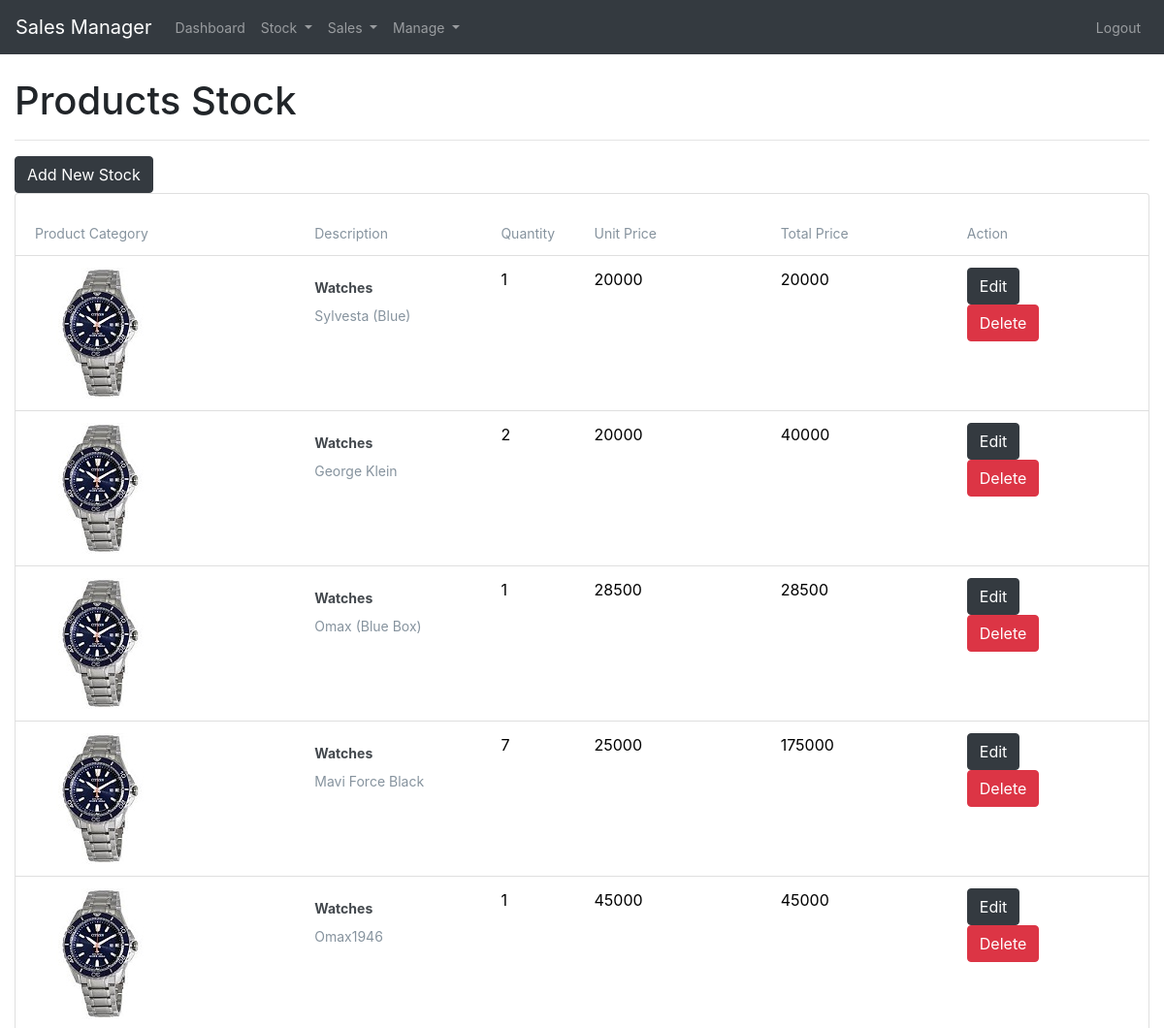
Before: /current_stock (signed in, upper part) with the older database file.
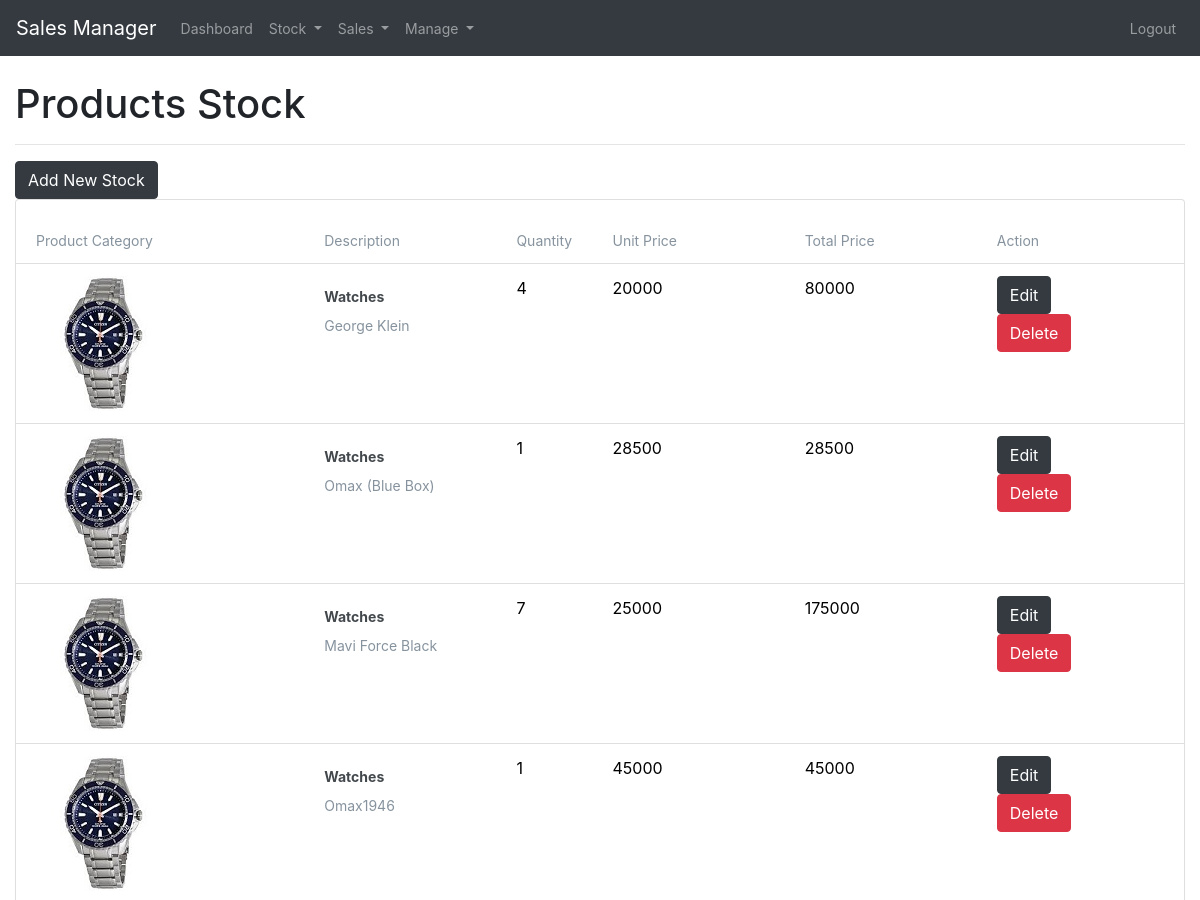
After: the same page with the newer database file.
### manage.py (models this page shows)
class Stock(db.Model):
    id =db.Column(db.Integer, primary_key=True)
    name = db.Column(db.String(100), nullable=False)
    category = db.Column(db.String(100), nullable=False)
    quantity = db.Column(db.Integer, nullable=False)
    unit_price = db.Column(db.Integer, nullable=False)
    total_price = db.Column(db.Integer, nullable=False)
    create_date = db.Column(db.DateTime, nullable=False)

### app.py (the view)
@app.route('/current_stock')
@is_logged_in
def current_stock():
    stocks = Stock.query.order_by(Stock.id.desc()).all()
    if len(stocks) > 0:
        return render_template('current_stock.html', stocks=stocks)
    else:
        msg = 'You Currently have NO Stock!'
        return render_template('dashboard.html', msg=msg)

### app.py (called while the page is built)
def is_logged_in(f):
    @wraps(f)
    def wrap(*args, **kwargs):
        if 'logged_in' in session:
            return f(*args, **kwargs)
        else:
            flash('Unathorized! Please login', 'danger')
            return redirect(url_for('login'))
    return wrap

### templates/current_stock.html (shortened to what this page needs)
{% extends 'layout.html' %}
{% block body %}
<div class="container-fluid">
  <h1>Products Stock</h1>
  <hr>
  <a class="btn btn-dark" href="/add_stock">Add New Stock </a>
   <ul class="list-group">
       <li class="list-group-item">
          <div class = "row">
             <div class="col-sm-3 col-xs-3 description">
               <span>Product Category</span>
             </div>
             <div class="col-sm-2 col-xs-2 description">
               <span>Description</span>
             </div>
             <div class="col-sm-1 col-xs-1 description">
               <span>Quantity</span>
             </div>
             <div class="col-sm-2 col-xs-2 description">
               <span>Unit Price</span>
             </div>
             <div class="col-sm-2 col-xs-2 description">
               <span>Total Price</span>
             </div>
             <div class="col-sm-2 col-xs-2 description data-toggle="modal" data-target="#details_1"">
               <span>Action</span>
             </div>
          </div>
        </li>
    {% for stock in stocks %}
      <li class="list-group-item">
        <div class = "row">
           <div class="col-sm-3 ">
             <img class = "picture" src="/static/img/{{stock.category}}.jpg" alt="stock" />
           </div>
           <div class="col-sm-2 description">
             <span>{{stock.category}}</span>
             <span>{{stock.name}}</span>
           </div>
           <div class="col-sm-1">
             <span>{{stock.quantity}}</span>
           </div>
           <div class="col-sm-2">
             <span>{{stock.unit_price}}</span>
           </div>
           <div class="col-sm-2">
             <span>{{stock.total_price}}</span>
           </div>
           <div class="col-sm-2">
             <span><a class="btn btn-dark" href="/edit_stock/{{stock.id}}">Edit </a></span>
             <span>
               <form action="{{url_for('delete_stock', id=stock.id)}}" method ="post" >
                  <input type ="submit" value ="Delete" class="btn btn-danger">
               </form>
             </span>
           </div>
        </div>
      </li>
    {% endfor %}
   </ul>
</div>
{% endblock %}

### templates/layout.html (shortened to what this page needs)
<!DOCTYPE html>
<html>
  <head>
    <link rel="stylesheet" type = "text/css" href="https://stackpath.bootstrapcdn.com/bootstrap/4.1.1/css/bootstrap.min.css">
    <link rel="stylesheet" type = "text/css" href="{{ url_for('static', filename= 'css/style.css') }}">
    <link rel="stylesheet" type = "text/css" href="{{ url_for('static', filename= 'plugins/font-awesome/css/font-awesome.min.css') }}">
    <link rel="stylesheet" type = "text/css" href="{{ url_for('static', filename= 'plugins/font-awesome/css/font-awesome.min.css') }}">
    <link rel="stylesheet" type = "text/css" href="{{ url_for('static', filename= 'plugins/datatables-1.10.18/css/jquery.datatables.css') }}">
    <link rel="stylesheet" type = "text/css" href="{{ url_for('static', filename= 'plugins/datatables-1.10.18/css/dataTables.bootstrap4.min.css') }}">
  </head>
  <body class = "bg-white">
    {% include 'includes/_navbar.html' %}
    <div class="" >
      {% block body %}
      {% endblock %}
    </div>
  </body>
</html>

### templates/includes/_navbar.html (shortened to what this page needs)
<nav class="navbar navbar-expand-md navbar-dark bg-dark">
      <a class="navbar-brand" href="/">Sales Manager</a>
    <div class="collapse navbar-collapse" id="navbarsExampleDefault">
        <ul class="navbar-nav mr-auto">
          {% if session.logged_in %}
            <li class="nav-item">
              <a class="nav-link" href="/dashboard">Dashboard <span class="sr-only">(current)</span></a>
            </li>
            <li class="nav-item dropdown">
              <a class="nav-link dropdown-toggle" href="#" id="navbardrop" data-toggle="dropdown">
                Stock
              </a>
            </li>
            <li class="nav-item dropdown">
              <a class="nav-link dropdown-toggle" href="#" id="navbardrop" data-toggle="dropdown">
                Sales
              </a>
            </li>
            <li class="nav-item dropdown">
              <a class="nav-link dropdown-toggle" href="#" id="navbardrop" data-toggle="dropdown">
                Manage
              </a>
            </li>
          {% else %}
            <li class="nav-item">  <a class="nav-link" href="/login">Login</a></li>
          {% endif %}
        </ul>
        <ul class="navbar-nav navbar-left">
          {% if session.logged_in %}
            <li class="nav-item"><a class="nav-link" href="/logout">Logout</a></li>
          {% endif %}
        </ul>
    </div>
</nav>

### static/css/style.css (style rules this page uses)
.nav-link { font-size: 14px; }
.list-group-item { color: black !important; }
.row { padding-right: 5px; }
.description { padding-top: 10px; width: 100px; }
.description span { display: block; font-size: 14px; color: #43484D; font-weight: 700; }
.description span:last-child { font-weight: 400; margin-top: 8px; color: #86939E; }
.nav-link { color: #2098BF }

Changed rows visible on the page:
removed Stock: category (picture), category "Watches", name "Sylvesta (Blue)", quantity "1", unit_price "20000", total_price "20000"
changed Stock "George Klein": quantity "2" → "4"; total_price "40000" → "80000"
